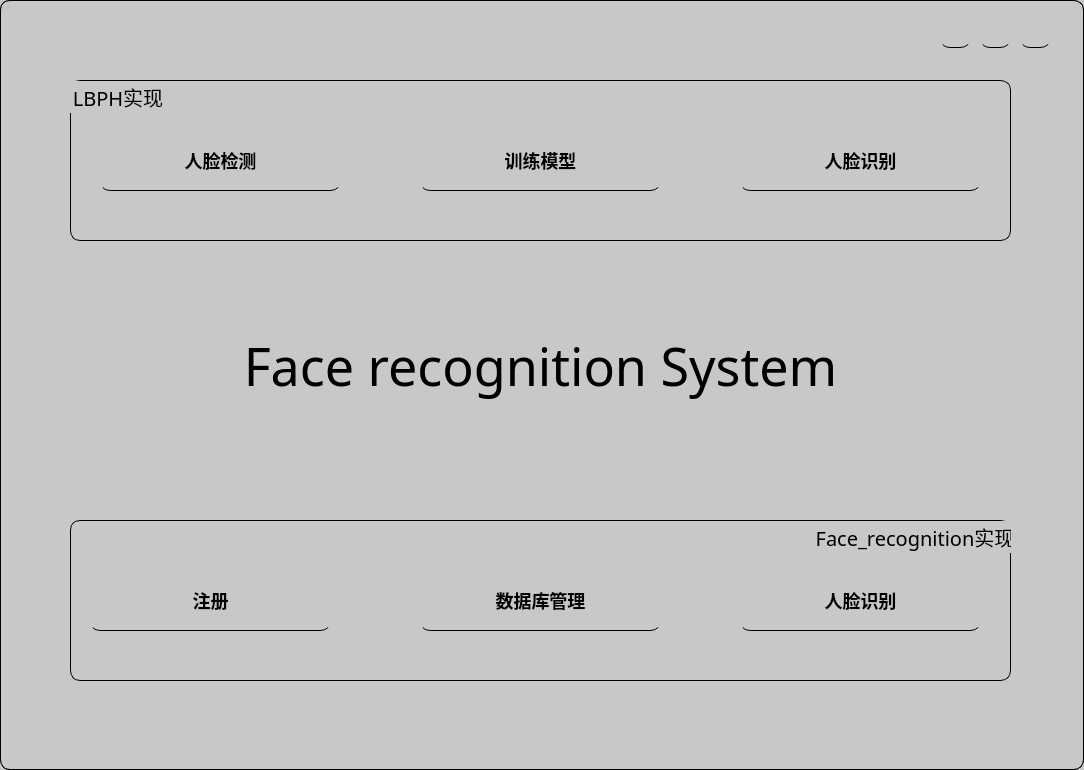
<?xml version="1.0" encoding="UTF-8"?>
<ui version="4.0">
 <class>MainWindow</class>
 <widget class="QMainWindow" name="MainWindow">
  <property name="geometry">
   <rect>
    <x>0</x>
    <y>0</y>
    <width>1084</width>
    <height>770</height>
   </rect>
  </property>
  <property name="palette">
   <palette>
    <active>
     <colorrole role="Button">
      <brush brushstyle="SolidPattern">
       <color alpha="255">
        <red>200</red>
        <green>200</green>
        <blue>200</blue>
       </color>
      </brush>
     </colorrole>
     <colorrole role="Base">
      <brush brushstyle="SolidPattern">
       <color alpha="255">
        <red>200</red>
        <green>200</green>
        <blue>200</blue>
       </color>
      </brush>
     </colorrole>
     <colorrole role="Window">
      <brush brushstyle="SolidPattern">
       <color alpha="255">
        <red>200</red>
        <green>200</green>
        <blue>200</blue>
       </color>
      </brush>
     </colorrole>
    </active>
    <inactive>
     <colorrole role="Button">
      <brush brushstyle="SolidPattern">
       <color alpha="255">
        <red>200</red>
        <green>200</green>
        <blue>200</blue>
       </color>
      </brush>
     </colorrole>
     <colorrole role="Base">
      <brush brushstyle="SolidPattern">
       <color alpha="255">
        <red>200</red>
        <green>200</green>
        <blue>200</blue>
       </color>
      </brush>
     </colorrole>
     <colorrole role="Window">
      <brush brushstyle="SolidPattern">
       <color alpha="255">
        <red>200</red>
        <green>200</green>
        <blue>200</blue>
       </color>
      </brush>
     </colorrole>
    </inactive>
    <disabled>
     <colorrole role="Button">
      <brush brushstyle="SolidPattern">
       <color alpha="255">
        <red>200</red>
        <green>200</green>
        <blue>200</blue>
       </color>
      </brush>
     </colorrole>
     <colorrole role="Base">
      <brush brushstyle="SolidPattern">
       <color alpha="255">
        <red>200</red>
        <green>200</green>
        <blue>200</blue>
       </color>
      </brush>
     </colorrole>
     <colorrole role="Window">
      <brush brushstyle="SolidPattern">
       <color alpha="255">
        <red>200</red>
        <green>200</green>
        <blue>200</blue>
       </color>
      </brush>
     </colorrole>
    </disabled>
   </palette>
  </property>
  <property name="font">
   <font>
    <family>Bahnschrift Condensed</family>
   </font>
  </property>
  <property name="contextMenuPolicy">
   <enum>Qt::DefaultContextMenu</enum>
  </property>
  <property name="windowTitle">
   <string>MainWindow</string>
  </property>
  <property name="windowOpacity">
   <double>0.900000000000000</double>
  </property>
  <property name="statusTip">
   <string/>
  </property>
  <property name="autoFillBackground">
   <bool>false</bool>
  </property>
  <property name="styleSheet">
   <string notr="true">QWidget{
background:#C8C8C8;
border-right:1px solid black;
border-left:1px solid black;
border-top:1px solid black;
border-bottom:1px solid black;
border-top-left-radius:10px;
border-bottom-left-radius:10px;
border-top-right-radius:10px;
border-bottom-right-radius:10px;
}
QPushButton{
    border:none;
    border-bottom:1px solid black;
    font-size:18px;
    font-weight:700;
 }
QPushButton:hover{border-left:4px solid grey;font-weight:700;}</string>
  </property>
  <property name="dockOptions">
   <set>QMainWindow::AllowTabbedDocks|QMainWindow::AnimatedDocks</set>
  </property>
  <property name="unifiedTitleAndToolBarOnMac">
   <bool>false</bool>
  </property>
  <widget class="QWidget" name="centralwidget">
   <widget class="QLabel" name="label">
    <property name="geometry">
     <rect>
      <x>70</x>
      <y>260</y>
      <width>941</width>
      <height>211</height>
     </rect>
    </property>
    <property name="font">
     <font>
      <family>Algerian</family>
      <pointsize>39</pointsize>
     </font>
    </property>
    <property name="styleSheet">
     <string notr="true">QLabel{border:10px grey;}</string>
    </property>
    <property name="text">
     <string>Face recognition System</string>
    </property>
    <property name="alignment">
     <set>Qt::AlignCenter</set>
    </property>
   </widget>
   <widget class="QPushButton" name="left_close">
    <property name="geometry">
     <rect>
      <x>940</x>
      <y>20</y>
      <width>31</width>
      <height>28</height>
     </rect>
    </property>
    <property name="text">
     <string/>
    </property>
   </widget>
   <widget class="QPushButton" name="left_visit">
    <property name="geometry">
     <rect>
      <x>980</x>
      <y>20</y>
      <width>31</width>
      <height>28</height>
     </rect>
    </property>
    <property name="text">
     <string/>
    </property>
   </widget>
   <widget class="QPushButton" name="left_mini">
    <property name="geometry">
     <rect>
      <x>1020</x>
      <y>20</y>
      <width>31</width>
      <height>28</height>
     </rect>
    </property>
    <property name="text">
     <string/>
    </property>
   </widget>
   <widget class="QGroupBox" name="groupBox">
    <property name="geometry">
     <rect>
      <x>70</x>
      <y>80</y>
      <width>941</width>
      <height>161</height>
     </rect>
    </property>
    <property name="font">
     <font>
      <family>华文琥珀</family>
      <pointsize>15</pointsize>
     </font>
    </property>
    <property name="styleSheet">
     <string notr="true"/>
    </property>
    <property name="title">
     <string>LBPH实现</string>
    </property>
    <property name="alignment">
     <set>Qt::AlignLeading|Qt::AlignLeft|Qt::AlignVCenter</set>
    </property>
    <widget class="QPushButton" name="FaceDetectButton">
     <property name="geometry">
      <rect>
       <x>30</x>
       <y>50</y>
       <width>241</width>
       <height>61</height>
      </rect>
     </property>
     <property name="font">
      <font>
       <family>华文中宋</family>
       <pointsize>-1</pointsize>
       <weight>87</weight>
       <bold>true</bold>
      </font>
     </property>
     <property name="text">
      <string>人脸检测</string>
     </property>
    </widget>
    <widget class="QPushButton" name="TrainButton">
     <property name="geometry">
      <rect>
       <x>350</x>
       <y>50</y>
       <width>241</width>
       <height>61</height>
      </rect>
     </property>
     <property name="font">
      <font>
       <family>华文中宋</family>
       <pointsize>-1</pointsize>
       <weight>87</weight>
       <bold>true</bold>
      </font>
     </property>
     <property name="text">
      <string>训练模型</string>
     </property>
    </widget>
    <widget class="QPushButton" name="FacerecognizeButton">
     <property name="geometry">
      <rect>
       <x>670</x>
       <y>50</y>
       <width>241</width>
       <height>61</height>
      </rect>
     </property>
     <property name="font">
      <font>
       <family>华文中宋</family>
       <pointsize>-1</pointsize>
       <weight>87</weight>
       <bold>true</bold>
      </font>
     </property>
     <property name="text">
      <string>人脸识别</string>
     </property>
    </widget>
   </widget>
   <widget class="QGroupBox" name="groupBox_2">
    <property name="geometry">
     <rect>
      <x>70</x>
      <y>520</y>
      <width>941</width>
      <height>161</height>
     </rect>
    </property>
    <property name="font">
     <font>
      <family>华文琥珀</family>
      <pointsize>15</pointsize>
     </font>
    </property>
    <property name="styleSheet">
     <string notr="true"/>
    </property>
    <property name="title">
     <string>Face_recognition实现</string>
    </property>
    <property name="alignment">
     <set>Qt::AlignBottom|Qt::AlignRight|Qt::AlignTrailing</set>
    </property>
    <widget class="QPushButton" name="Informationrecord">
     <property name="geometry">
      <rect>
       <x>20</x>
       <y>50</y>
       <width>241</width>
       <height>61</height>
      </rect>
     </property>
     <property name="font">
      <font>
       <family>华文中宋</family>
       <pointsize>-1</pointsize>
       <weight>87</weight>
       <bold>true</bold>
      </font>
     </property>
     <property name="text">
      <string>注册</string>
     </property>
    </widget>
    <widget class="QPushButton" name="Facereco">
     <property name="geometry">
      <rect>
       <x>670</x>
       <y>50</y>
       <width>241</width>
       <height>61</height>
      </rect>
     </property>
     <property name="font">
      <font>
       <family>华文中宋</family>
       <pointsize>-1</pointsize>
       <weight>87</weight>
       <bold>true</bold>
      </font>
     </property>
     <property name="text">
      <string>人脸识别</string>
     </property>
    </widget>
    <widget class="QPushButton" name="Qureymanage">
     <property name="geometry">
      <rect>
       <x>350</x>
       <y>50</y>
       <width>241</width>
       <height>61</height>
      </rect>
     </property>
     <property name="font">
      <font>
       <family>华文中宋</family>
       <pointsize>-1</pointsize>
       <weight>87</weight>
       <bold>true</bold>
      </font>
     </property>
     <property name="text">
      <string>数据库管理</string>
     </property>
    </widget>
   </widget>
  </widget>
 </widget>
 <resources/>
 <connections/>
</ui>
